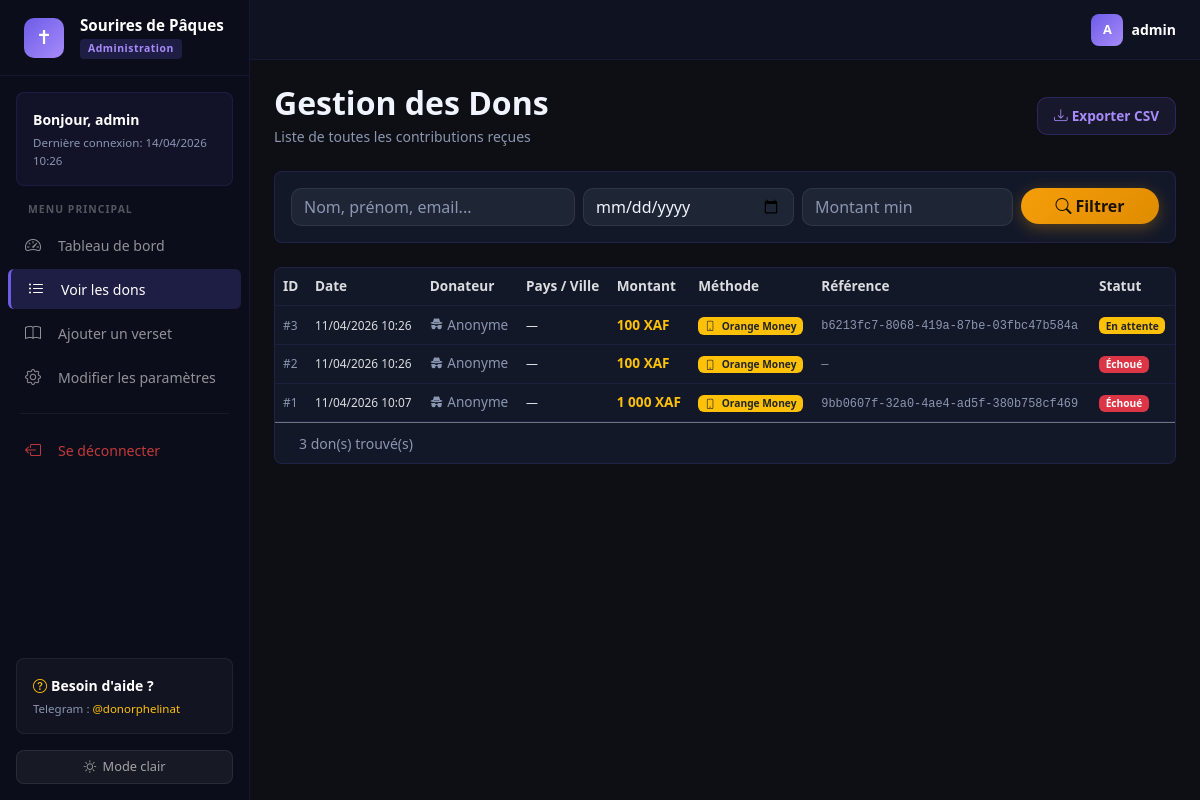
Before: /administration/adminpanel.php?page=dons (signed in) with the older database file.
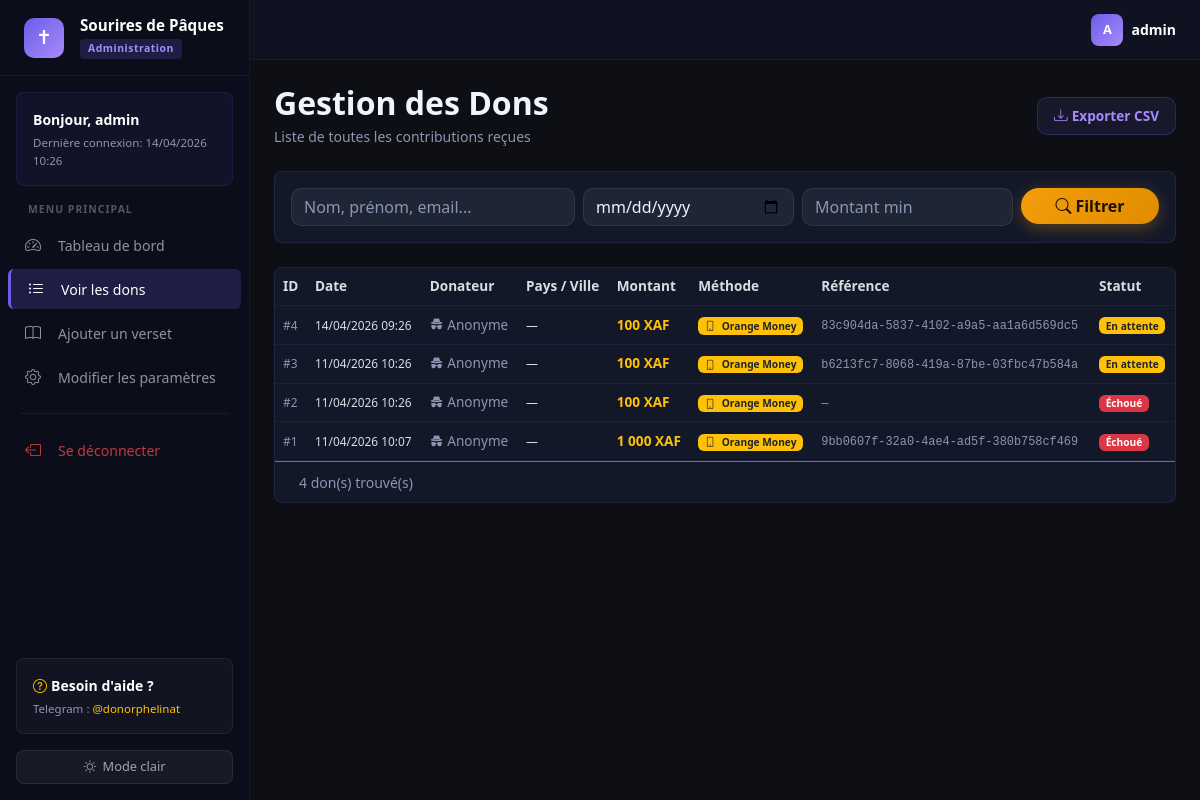
After: the same page with the newer database file.
### tables this page shows
CREATE TABLE dons (
    id INTEGER PRIMARY KEY AUTOINCREMENT,
    type TEXT DEFAULT 'anonyme',
    nom TEXT,
    prenom TEXT,
    pays TEXT,
    ville TEXT,
    telephone TEXT,
    email TEXT,
    montant REAL NOT NULL,
    methode_paiement TEXT DEFAULT 'api_mobile_money',
    operateur TEXT,
    code_pays_tel TEXT,
    reference_transaction TEXT,
    statut TEXT DEFAULT 'en_attente',
    created_at DATETIME DEFAULT (datetime('now'))
);

### controllers/AdminController.php (called while the page is built, shortened)
<?php
require_once __DIR__ . '/../models/Don.php';
require_once __DIR__ . '/../models/Parametre.php';
class AdminController {
    private Don $donModel;
    private Parametre $parametreModel;
    public function __construct() {
        $this->donModel       = new Don();
        $this->parametreModel = new Parametre();
    }
    public function dons(): void {
        $recherche   = trim($_GET['recherche'] ?? '');
        $date        = trim($_GET['date'] ?? '');
        $montant_min = trim($_GET['montant_min'] ?? '');
        $dons   = $this->donModel->tousAvecRecherche($recherche, $date, $montant_min);
        $params = $this->parametreModel->tous();
        require __DIR__ . '/../views/admin/dons.php';
    }
}

### config/database.php (called while the page is built, shortened)
<?php
class Database {
    private static $instance = null;
    private $pdo;
    private function __construct() {
        try {
            if (DB_TYPE === 'mysql') {
                $dsn = "mysql:host=" . DB_HOST . ";dbname=" . DB_NAME . ";charset=utf8mb4";
                $this->pdo = new PDO($dsn, DB_USER, DB_PASS, [
                    PDO::ATTR_ERRMODE            => PDO::ERRMODE_EXCEPTION,
                    PDO::ATTR_DEFAULT_FETCH_MODE => PDO::FETCH_ASSOC,
                    PDO::MYSQL_ATTR_INIT_COMMAND => "SET NAMES utf8mb4 COLLATE utf8mb4_unicode_ci",
                ]);
            } else {
                $this->pdo = new PDO('sqlite:' . DB_SQLITE_PATH, null, null, [
                    PDO::ATTR_ERRMODE            => PDO::ERRMODE_EXCEPTION,
                    PDO::ATTR_DEFAULT_FETCH_MODE => PDO::FETCH_ASSOC,
                ]);
                $this->pdo->exec("PRAGMA foreign_keys = ON");
                $this->pdo->exec("PRAGMA journal_mode = WAL");
            }
        } catch (PDOException $e) {
            die('<h3 style="font-family:sans-serif;color:#c00;padding:2rem;">
                Erreur de connexion à la base de données.<br>
                <small>Vérifiez les paramètres dans config/database.php</small>
            </h3>');
        }
    }
    public static function getInstance(): self {
        if (self::$instance === null) {
            self::$instance = new self();
        }
        return self::$instance;
    }
    public function getPDO(): PDO {
        return $this->pdo;
    }
}

### models/Don.php (called while the page is built, shortened)
<?php
require_once __DIR__ . '/../config/database.php';
class Don {
    private PDO $pdo;
    public function __construct() {
        $this->pdo = Database::getInstance()->getPDO();
    }
    public function tousAvecRecherche(string $recherche = '', string $date = '', string $montant_min = ''): array {
        $conditions = ["1=1"];
        $params = [];
        $sql = "SELECT * FROM dons WHERE " . implode(' AND ', $conditions) . " ORDER BY created_at DESC";
        $stmt = $this->pdo->prepare($sql);
        $stmt->execute($params);
        return $stmt->fetchAll();
    }
}

### models/Parametre.php (called while the page is built, shortened)
<?php
require_once __DIR__ . '/../config/database.php';
class Parametre {
    private PDO $pdo;
    public function __construct() {
        $this->pdo = Database::getInstance()->getPDO();
    }
    public function tous(): array {
        $rows = $this->pdo->query("SELECT cle, valeur FROM parametres_site")->fetchAll();
        $result = [];
        foreach ($rows as $r) {
            $result[$r['cle']] = $r['valeur'];
        }
        return $result;
    }
}

### views/admin/dons.php (the view, shortened to what the rows shown need)
<?php
$devise = $params['devise'] ?? 'XAF';
?>
<!DOCTYPE html>
<html lang="fr" data-theme="dark">
<head>
    <link rel="stylesheet" href="https://cdn.jsdelivr.net/npm/bootstrap@5.3.2/dist/css/bootstrap.min.css">
    <link rel="stylesheet" href="https://cdn.jsdelivr.net/npm/bootstrap-icons@1.11.3/font/bootstrap-icons.min.css">
    <link rel="stylesheet" href="../assets/css/style.css">
</head>
<body>
<div class="admin-layout d-flex min-vh-100">
    <div class="d-flex flex-column flex-grow-1">
        <main class="admin-main flex-grow-1 p-4">
            <div class="d-flex justify-content-between align-items-center mb-4 flex-wrap gap-2">
                <div>
                    <h2 class="fw-bold mb-1">Gestion des Dons</h2>
                </div>
            </div>
            <div class="admin-chart-card rounded-3 overflow-hidden">
                <div class="table-responsive">
                    <table class="table table-dark table-hover align-middle admin-table mb-0">
                        <thead>
                            <tr>
                                <th>ID</th>
                                <th>Date</th>
                                <th>Donateur</th>
                                <th>Pays / Ville</th>
                                <th>Montant</th>
                                <th>Méthode</th>
                                <th>Référence</th>
                                <th>Statut</th>
                            </tr>
                        </thead>
                        <tbody>
                        <?php if (empty($dons)): ?>
                            <tr><td colspan="8" class="text-center text-muted py-5">Aucun don trouvé.</td></tr>
                        <?php else: ?>
                            <?php foreach ($dons as $d): ?>
                            <tr>
                                <td><small class="text-muted">#<?= $d['id'] ?></small></td>
                                <td><small><?= date('d/m/Y H:i', strtotime($d['created_at'])) ?></small></td>
                                <td>
                                    <?php if ($d['type'] === 'anonyme'): ?>
                                        <span class="text-muted"><i class="bi bi-incognito me-1"></i>Anonyme</span>
                                    <?php endif; ?>
                                </td>
                                <td>
                                    <small>
                                        <?= htmlspecialchars($d['pays'] ?: '—') ?>
                                    </small>
                                </td>
                                <td class="fw-bold text-warning"><?= number_format($d['montant'], 0, ',', ' ') ?> <?= $devise ?></td>
                                <td>
                                    <?php if ($d['methode_paiement'] === 'api_mobile_money'): ?>
                                        <span class="badge bg-warning text-dark">
                                            <i class="bi bi-phone me-1"></i>
                                            <?= htmlspecialchars($d['operateur'] ?: 'Mobile Money') ?>
                                        </span>
                                    <?php else: ?>
                                        <span class="badge bg-info text-dark">
                                            <i class="bi bi-credit-card me-1"></i>Virement
                                        </span>
                                    <?php endif; ?>
                                </td>
                                <td><small class="text-muted font-monospace"><?= htmlspecialchars($d['reference_transaction'] ?: '—') ?></small></td>
                                <td style="white-space:nowrap;">
                                    <?php
                                    $badges = ['succes' => 'success', 'echec' => 'danger', 'en_attente' => 'warning'];
                                    $labels = ['succes' => 'Confirmé', 'echec' => 'Échoué', 'en_attente' => 'En attente'];
                                    $textColors = ['en_attente' => ' text-dark'];
                                    $s = $d['statut'] ?? 'en_attente';
                                    ?>
                                    <span class="badge bg-<?= $badges[$s] ?? 'secondary' ?><?= $textColors[$s] ?? '' ?>">
                                        <?= $labels[$s] ?? $s ?>
                                    </span>
                                </td>
                            </tr>
                            <?php endforeach; ?>
                        <?php endif; ?>
                        </tbody>
                    </table>
                </div>
            </div>
        </main>
    </div>
</div>
</body>
</html>

Changed rows visible on the page:
added dons: id "4", created_at "14/04/2026 09:26", type "anonyme" (drawn), pays "—", montant "100", operateur "Orange Money", reference_transaction "83c904da-5837-4102-a9a5-aa1a6d569dc5", statut "En attente"
Other visible differences:
count($dons): "3" → "4"
